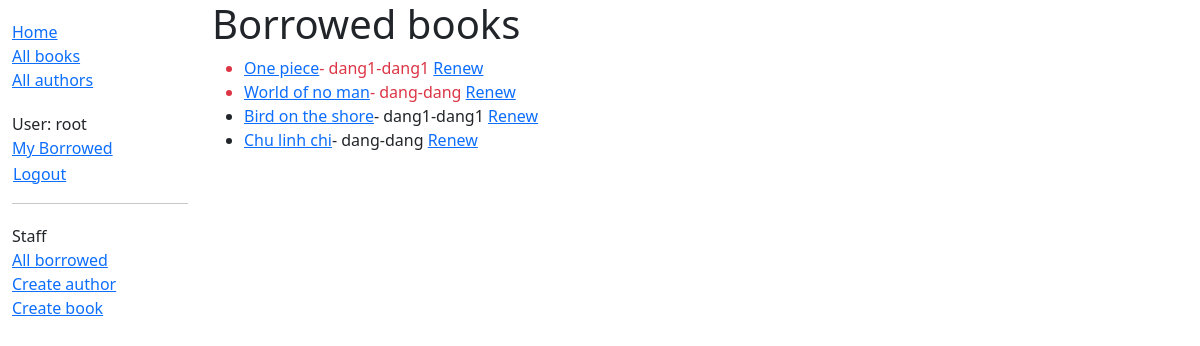
Page /catalog/borrowed/ (signed in) on the committed database.
### catalog/models.py (models this page shows, shortened)
class BookInstance(models.Model):
    id = models.UUIDField(primary_key=True, default=uuid.uuid4,
                          help_text="Unique ID for this particular book across whole library")
    book = models.ForeignKey('Book', on_delete=models.RESTRICT, null=True)
    imprint = models.CharField(max_length=200)
    due_back = models.DateField(null=True, blank=True)
    borrower = models.ForeignKey(
        settings.AUTH_USER_MODEL, on_delete=models.SET_NULL, null=True, blank=True)
    @property
    def is_overdue(self):
        return bool(self.due_back and date.today() > self.due_back)
    LOAN_STATUS = (
        ('d', 'Maintenance'),
        ('o', 'On loan'),
        ('a', 'Available'),
        ('r', 'Reserved'),
    )
    status = models.CharField(
        max_length=1,
        choices=LOAN_STATUS,
        blank=True,
        default='d',
        help_text='Book availability')
    class Meta:
        ordering = ['due_back']
        permissions = (("can_mark_returned", "Set book as returned"),)

class Book(models.Model):
    title = models.CharField(max_length=200)
    author = models.ForeignKey('Author', on_delete=models.RESTRICT, null=True)
    summary = models.TextField(
        max_length=1000, help_text="Enter a brief description of the book")
    isbn = models.CharField('ISBN', max_length=13,
                            unique=True,
                            help_text='13 Character <a href="https://www.isbn-international.org/content/what-isbn'
                                      '">ISBN number</a>')
    genre = models.ManyToManyField(
        Genre, help_text="Select a genre for this book")
    language = models.ForeignKey(
        'Language', on_delete=models.SET_NULL, null=True
    )
    class Meta:
        ordering = ['title', 'author']
    def display_genre(self):
        """Create a string for the Genre. This is required to display genre in Admin."""
        return ', '.join(genre.name for genre in self.genre.all()[:3])
    display_genre.short_description = 'Genre'

### catalog/views.py (the view)
# urls.py: path('borrowed/', views.AllLoanedBooksView.as_view(), name='all-borrowed'),
class AllLoanedBooksView(PermissionRequiredMixin, generic.ListView):
    model = BookInstance
    template_name = 'catalog/all_instance_list_borrowed.html'
    paginate_by = 10
    permission_required = 'catalog.can_mark_returned'
    def get_queryset(self):
        return (
            BookInstance.objects.filter(status__exact='o')
            .order_by('due_back')
        )

### catalog/templates/catalog/all_instance_list_borrowed.html (shortened to what this page needs)
<!DOCTYPE html>
<html lang="en">
<head>
</head>
<body>
{% extends "base_generic.html" %}
{% block content %}
    <h1>Borrowed books</h1>
    {% if bookinstance_list %}
    <ul>
      {% for bookinst in bookinstance_list %}
      <li class="{% if bookinst.is_overdue %}text-danger{% endif %}">
          <a href="{% url 'book-detail' bookinst.book.pk %}">{{ bookinst.book.title }}</a>{% if user.is_staff %}- {{ bookinst.borrower }}{% endif %}-{{ bookinst.borrower }}
           <a href="{% url 'renew-book-librarian' bookinst.id %}">Renew</a>
      </li>
      {% endfor %}
    </ul>
    {% else %}
      <p>There are no books borrowed.</p>
    {% endif %}
{% endblock %}

### catalog/templates/base_generic.html (shortened to what this page needs)
<!DOCTYPE html>
<html lang="en">
<head>
    <link href="https://cdn.jsdelivr.net/npm/bootstrap@5.3.3/dist/css/bootstrap.min.css"
      rel="stylesheet"
>
    {% load static %}
    <link rel="stylesheet" href="{% static 'css/styles.css' %}" />
</head>
<body>
                 <div class="container-fluid">
                  <div class="row">
                    <div class="col-sm-2">
                      {% block sidebar %}
                        <ul class="sidebar-nav">
                            <li><a href="{% url 'index' %}">Home</a></li>
                            <li><a href="{% url 'books' %}">All books</a></li>
                            <li><a href="{% url 'authors' %}">All authors</a></li>
                        </ul>
             <ul class="sidebar-nav">
               {% if user.is_authenticated %}
               <li>User: {{ user.get_username }}</li>
               <li><a href="{% url 'my-borrowed' %}">My Borrowed</a></li>
               <li>
                 <form id="logout-form" method="post" action="{% url 'admin:logout' %}">
                   <button type="submit" class="btn btn-link">Logout</button>
                 </form>
               </li>
               {% else %}
               <li><a href="{% url 'login' %}?next={{ request.path }}">Login</a></li>
               {% endif %}
                {% if perms.catalog.can_mark_returned %}
                <hr>
                <ul class="sidebar-nav">
                <li>Staff</li>
                   <li><a href="{% url 'all-borrowed' %}">All borrowed</a></li>
                {% if perms.catalog.add_author %}
                   <li><a href="{% url 'author-create' %}">Create author</a></li>
                {% endif %}
                {% if perms.catalog.add_book %}
                   <li><a href="{% url 'book-create' %}">Create book</a></li>
                {% endif %}
                </ul>
                {% endif %}
             </ul>
              {% endblock %}
            </div>
            <div class="col-sm-10 ">
                {% block content %}{% endblock %}
        </div>
      </div>
    </div>
</body>
</html>

### catalog/static/css/styles.css (style rules this page uses)
.sidebar-nav { margin-top: 20px; padding: 0; list-style: none; }
#logout-form { display: inline; }
#logout-form button { padding: 0; margin: 0; }

### rows in the picture
BookInstance: book "One piece", borrower "dang1"
BookInstance: book "World of no man", borrower "dang"
BookInstance: book "Bird on the shore", borrower "dang1"
BookInstance: book "Chu linh chi", borrower "dang"

### other values in the picture
{{ user.get_username }} "root"
